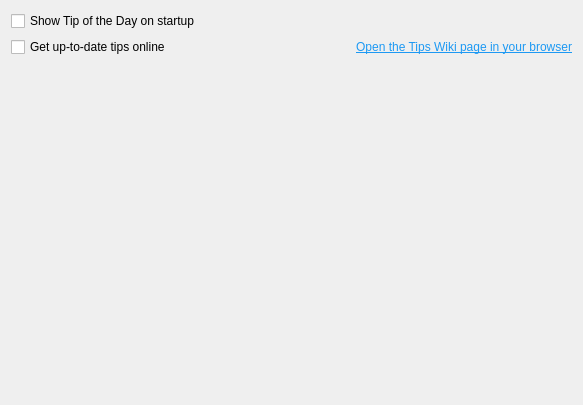
<?xml version="1.0" encoding="UTF-8"?>
<ui version="4.0">
 <class>TipOfTheDay</class>
 <widget class="QWidget" name="TipOfTheDay">
  <property name="geometry">
   <rect>
    <x>0</x>
    <y>0</y>
    <width>583</width>
    <height>405</height>
   </rect>
  </property>
  <property name="windowTitle">
   <string>Form</string>
  </property>
  <layout class="QGridLayout" name="gridLayout">
   <item row="1" column="0">
    <widget class="QCheckBox" name="getTipsOnlineCheck">
     <property name="toolTip">
      <string>&lt;html&gt;&lt;head/&gt;&lt;body&gt;&lt;p&gt;Tips &amp;amp; Tricks are kept up to date on the Letos's wiki page and this option makes Letos get them from there.&lt;/p&gt;&lt;p&gt;You can disable it, so Letos will not attempt to make network connection. In that case it will use internal list, that was updated manually during this version release and may become outdated.&lt;/p&gt;&lt;/body&gt;&lt;/html&gt;</string>
     </property>
     <property name="text">
      <string>Get up-to-date tips online</string>
     </property>
     <property name="cfg" stdset="0">
      <string>Totd.GetTipsOnline</string>
     </property>
    </widget>
   </item>
   <item row="1" column="1">
    <widget class="QLabel" name="label">
     <property name="toolTip">
      <string notr="true">https://github.com/pawelsalawa/letos/wiki/Tips_&amp;_Tricks</string>
     </property>
     <property name="text">
      <string>&lt;html&gt;&lt;head/&gt;&lt;body&gt;&lt;p&gt;&lt;a href=&quot;https://github.com/pawelsalawa/letos/wiki/Tips_&amp;amp;_Tricks&quot;&gt;&lt;span style=&quot; text-decoration: underline; color:#1d99f3;&quot;&gt;Open the Tips Wiki page in your browser&lt;/span&gt;&lt;/a&gt;&lt;/p&gt;&lt;/body&gt;&lt;/html&gt;</string>
     </property>
     <property name="alignment">
      <set>Qt::AlignmentFlag::AlignRight|Qt::AlignmentFlag::AlignTrailing|Qt::AlignmentFlag::AlignVCenter</set>
     </property>
     <property name="openExternalLinks">
      <bool>true</bool>
     </property>
    </widget>
   </item>
   <item row="0" column="0" colspan="2">
    <widget class="QCheckBox" name="showOnStartupCheck">
     <property name="toolTip">
      <string>&lt;html&gt;&lt;head/&gt;&lt;body&gt;&lt;p&gt;When enabled, tips will appear in the status field in short format with link to read its full content.&lt;/p&gt;&lt;/body&gt;&lt;/html&gt;</string>
     </property>
     <property name="text">
      <string>Show Tip of the Day on startup</string>
     </property>
     <property name="cfg" stdset="0">
      <string>Totd.ShowOnStartup</string>
     </property>
    </widget>
   </item>
   <item row="2" column="0" colspan="2">
    <spacer name="verticalSpacer">
     <property name="orientation">
      <enum>Qt::Orientation::Vertical</enum>
     </property>
     <property name="sizeHint" stdset="0">
      <size>
       <width>20</width>
       <height>40</height>
      </size>
     </property>
    </spacer>
   </item>
  </layout>
 </widget>
 <resources/>
 <connections/>
</ui>
